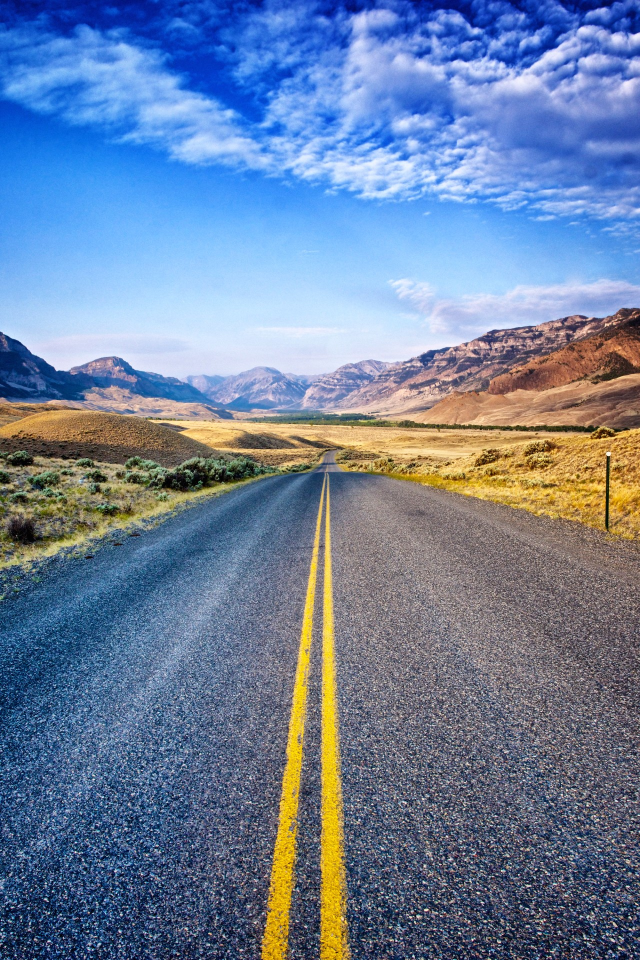
#> input picture stockphoto.jpg, 1280 x 1920 px, found by its file name (shown at 1/2 size)
$ python 'codeDump[Parallelism].py'
#> lines starting #> are read from the running program, lines starting #| are printed output that depends on the picture; after the words box and inside, x2 and y2 are one past the last pixel; in counts of white or black regions, pixels touching at a corner belong together
import cv2
import numpy as np

img = cv2.imread('stockphoto.jpg')
#> img is the input picture: shape (1920, 1280, 3); mean B, G, R 157, 127.4, 108.7
gray = cv2.cvtColor(img, cv2.COLOR_BGR2GRAY)
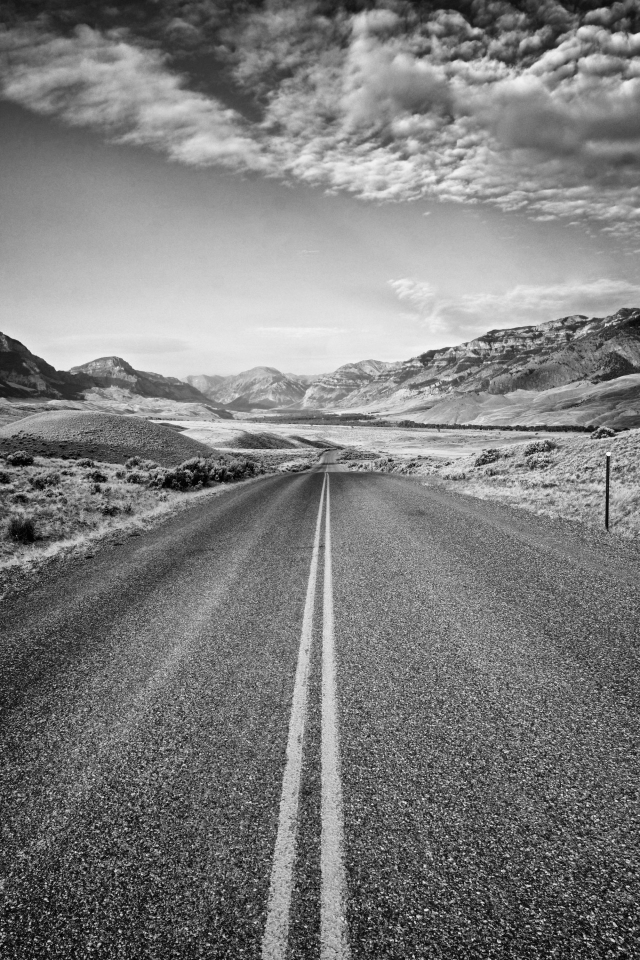
#> gray: shape (1920, 1280) (shown at 1/2 size); min 0, max 254, mean 125.2
edges = cv2.Canny(gray, 50, 150, apertureSize=3)
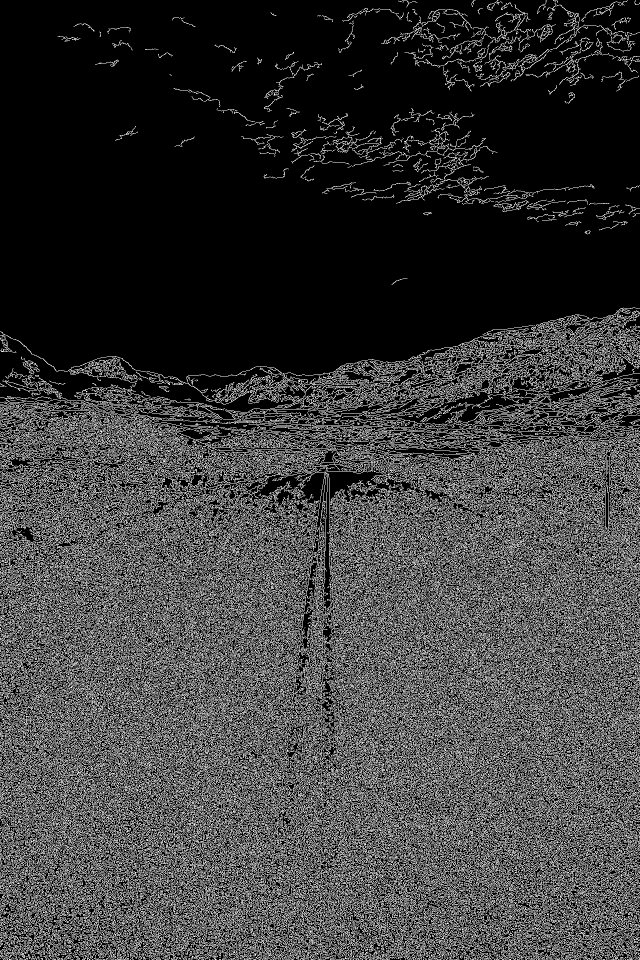
#> edges: shape (1920, 1280) (shown at 1/2 size); 23.4% white in thin lines or dots
lines = cv2.HoughLinesP(edges, rho=1, theta=np.pi/180, threshold=60, minLineLength=1000, maxLineGap=50)
#> lines = 392 rows, first 6: [8, 1888, 1279, 617], [10, 1918, 1274, 654], [0, 1835, 1199, 636], [0, 1831, 1195, 636], [42, 1916, 1276, 682], [168, 1919, 1278, 809]

# [25 lines of commented-out code are left out]

img = cv2.resize(edges, dsize=(1000,1000))
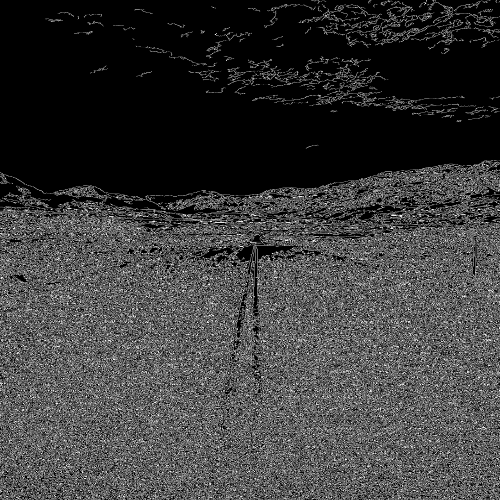
#> img: shape (1000, 1000) (shown at 1/2 size); min 0, max 255, mean 59.7
cv2.imshow('Result', img)
cv2.waitKey(0)
cv2.destroyAllWindows()

$ run again, with bent.jpg copied over stockphoto.jpg
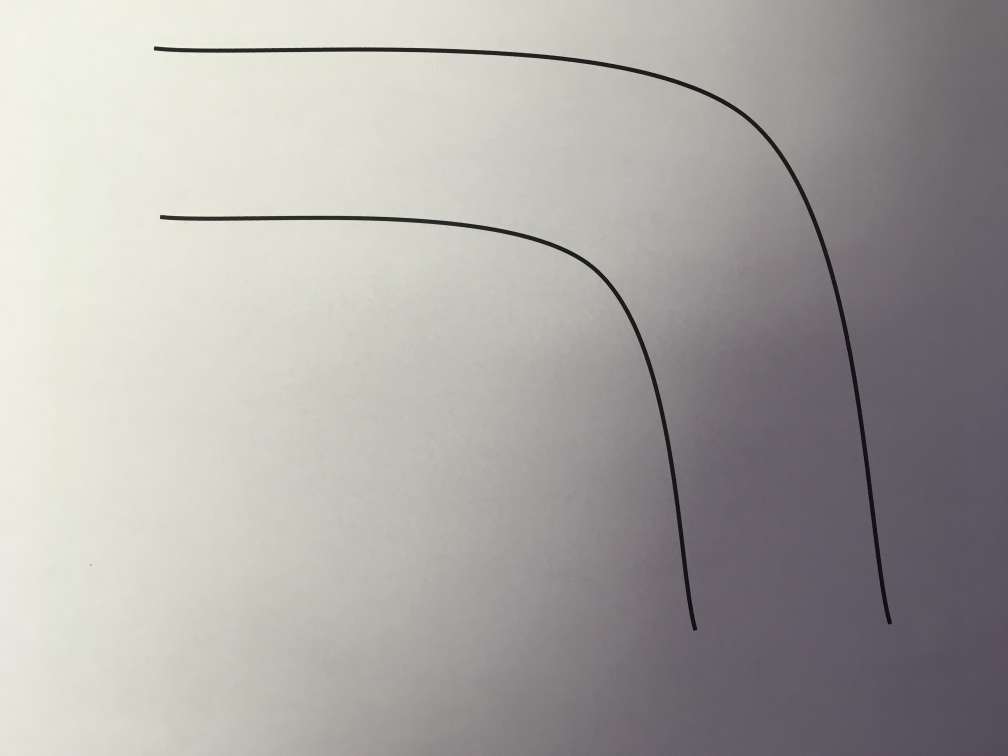
#> input picture bent.jpg, 4032 x 3024 px, found by its file name (shown at 1/4 size)
#> img is the input picture: shape (3024, 4032, 3); mean B, G, R 164.7, 167.4, 170.4
#> `edges = cv2.Canny(gray, 50, 150, apertureSize=3)`:
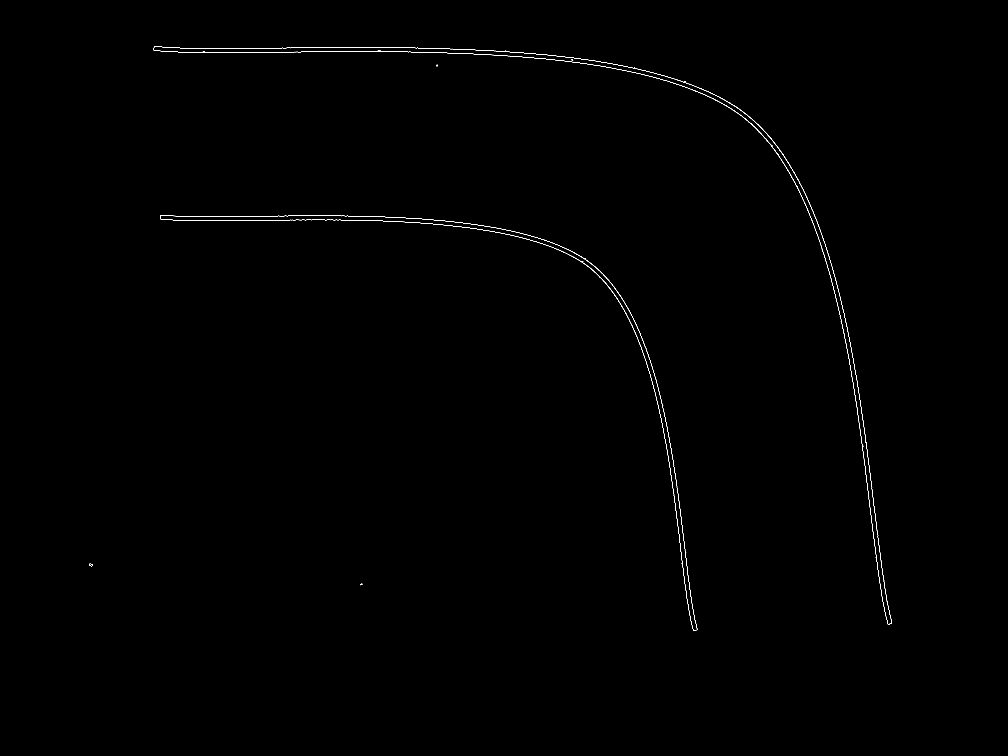
#> edges: shape (3024, 4032) (shown at 1/4 size); 0.14% white in thin lines or dots, all inside (x1, y1, x2, y2) = (357, 185, 3568, 2524)
#> lines = None
#> `img = cv2.resize(edges, dsize=(1000,1000))`:
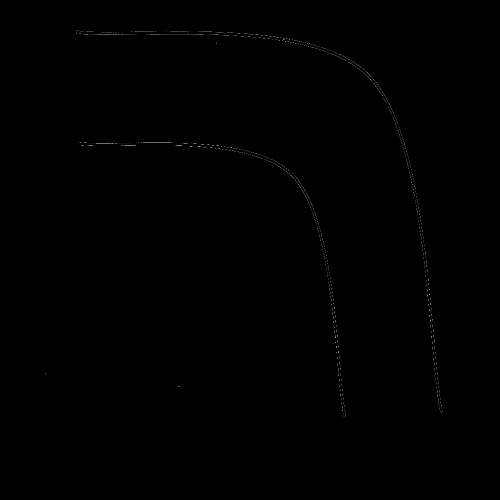
#> img: shape (1000, 1000) (shown at 1/2 size); min 0, max 255, mean 0.4

$ run again, with gitHubPhoto1.jpg copied over stockphoto.jpg
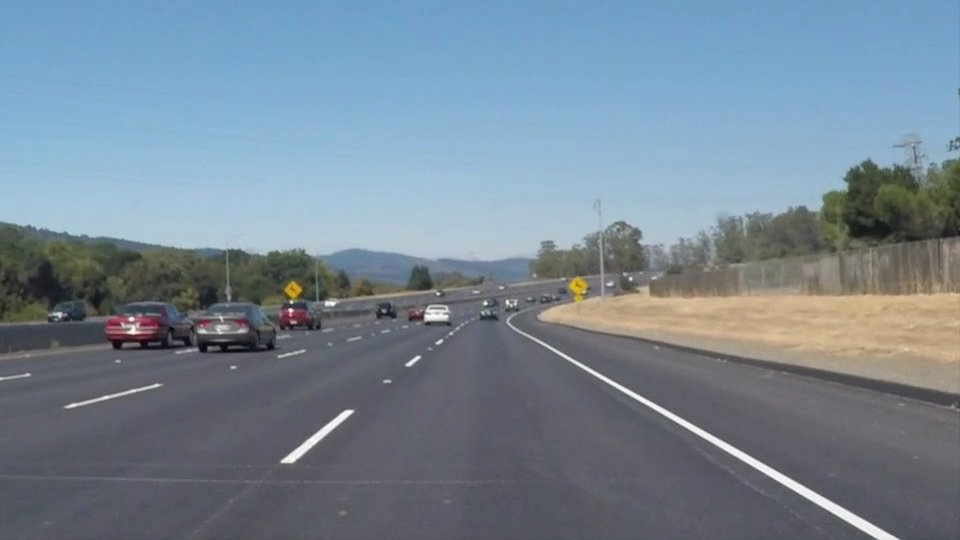
#> input picture gitHubPhoto1.jpg, 960 x 540 px, found by its file name
#> img is the input picture: shape (540, 960, 3); mean B, G, R 148.1, 134.5, 118.5
#> `edges = cv2.Canny(gray, 50, 150, apertureSize=3)`:
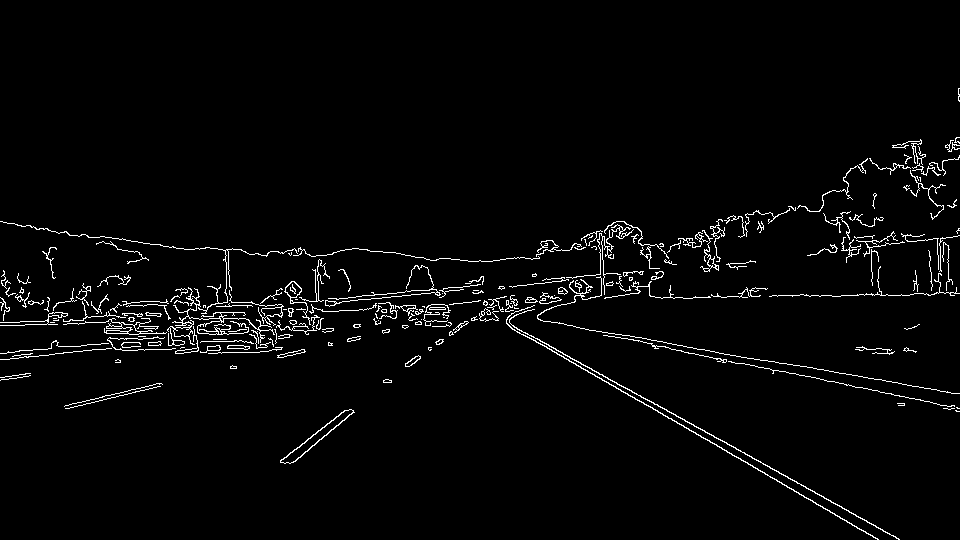
#> edges: shape (540, 960); 2.6% white in thin lines or dots, all inside (x1, y1, x2, y2) = (0, 88, 960, 540)
#> lines = None
#> `img = cv2.resize(edges, dsize=(1000,1000))`:
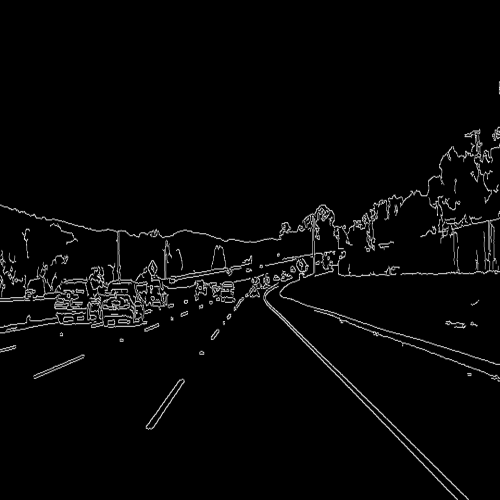
#> img: shape (1000, 1000) (shown at 1/2 size); min 0, max 255, mean 6.7
